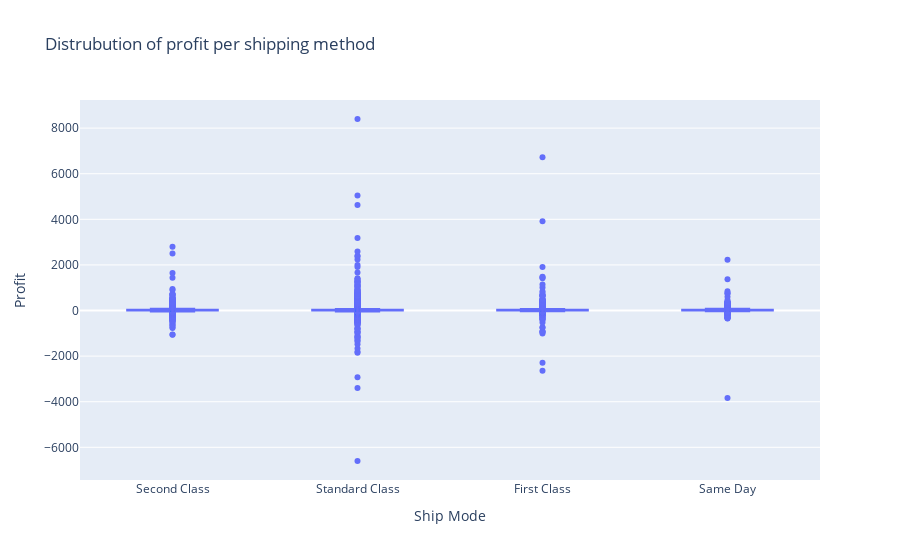

Notebook source saved alongside this figure:
### Markdown cell above
15. Create a box plot to compare the different shipping modes based on total profit.

### Code cell
#Write your code here (15)

fig = px.box(ss_order, x='Ship Mode', y='Profit', title='Distrubution of profit per shipping method')
fig.show()

### Figure 1 — Plotly figure (JSON) as saved in the notebook; plotly's stock layout.template omitted (floating-point values rounded to 4 significant figures; data arrays with more than 128 entries replaced by an {"elided": "..."} marker saying what was removed)
{"data": [{"alignmentgroup": "True", "hovertemplate": "Ship Mode=%{x}<br>Profit=%{y}<extra></extra>", "legendgroup": "", "marker": {"color": "#636efa"}, "name": "", "notched": false, "offsetgroup": "", "orientation": "v", "showlegend": false, "type": "box", "x": {"elided": "8880 str values"}, "x0": " ", "xaxis": "x", "y": {"elided": "8880 float values"}, "y0": " ", "yaxis": "y"}], "layout": {"boxmode": "group", "legend": {"tracegroupgap": 0}, "title": {"text": "Distrubution of profit per shipping method"}, "xaxis": {"anchor": "y", "domain": [0, 1], "title": {"text": "Ship Mode"}}, "yaxis": {"anchor": "x", "domain": [0, 1], "title": {"text": "Profit"}}}}
